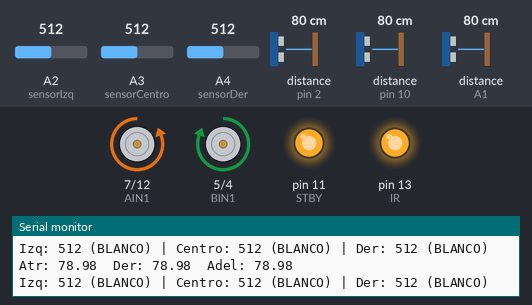
This sketch was run on a simulated Arduino Uno, built with avr-gcc and run on an emulated ATmega328P. Parts: motor-driver pin pairs drawn as motors (green arrow = first pin HIGH = forward, orange = second pin HIGH = backward, longer = more drive, scaled by the enable pin, stopped while the standby pin is LOW), output pins drawn as LEDs (lit = HIGH), the last lines printed to the serial monitor. Wiring (inferred from the names in the program): 3 × ultrasonic range finder: trigger pin 8, echo pin 2 / trigger pin 9, echo pin 10 / trigger A0, echo A1. The inputs (shaded band) are chosen by the test bench; at power-on: A2 (sensorIzq) = 512, A3 (sensorCentro) = 512, A4 (sensorDer) = 512, distance to the obstacle (sensors on pin 2, pin 10, A1) 80 cm. The echo pulse lasts 58.3 µs per cm; pins used as bus, display or sensor lines are not drawn.

Above: at 5.2 s.
5.3 s: A2 (sensorIzq) set to 693
6.8 s: A2 (sensorIzq) set to 707
At 7.43 s:
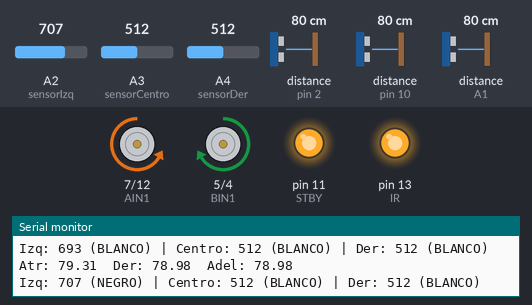
9.8 s: A3 (sensorCentro) set to 686
12.8 s: A3 (sensorCentro) set to 709
At 14.1 s:
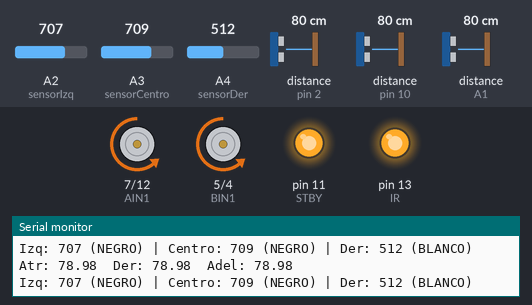
14.7 s: A4 (sensorDer) set to 689
16.2 s: A4 (sensorDer) set to 716
At 17.1 s:
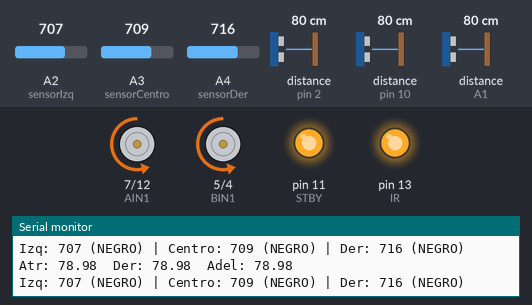
Timing chart, 0 to 19.1 s (numbered marks = the images above; inputs shaded):
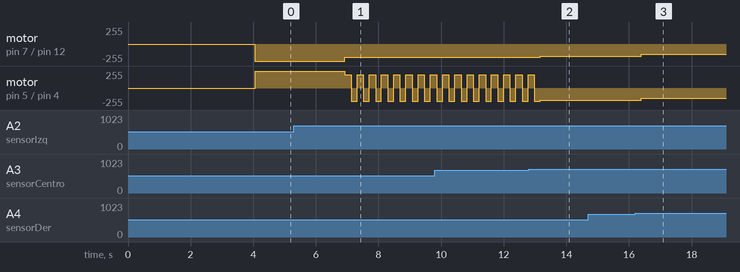

Measured:
- the behaviour switches between 699 and 700 on A2 (sensorIzq) (found by bisection; images 0 and 1)
- the behaviour switches between 699 and 700 on A3 (sensorCentro) (found by bisection; images 1 and 2)
- after the input at 6.8 s, motor on pin 7 (AIN1) / pin 12 (AIN2): backward 255/255 → backward 200/255 after 0.13 s; motor on pin 5 (BIN1) / pin 4 (BIN2): alternates forward 200/255 for 0.20 s and backward 200/255 for 0.19 s, starting after 0.13 s
- after the input at 12.8 s, motor on pin 7 (AIN1) / pin 12 (AIN2): backward 200/255 → backward 180/255 after 0.37 s
- after the input at 16.2 s, motor on pin 7 (AIN1) / pin 12 (AIN2), motor on pin 5 (BIN1) / pin 4 (BIN2): backward 180/255 → backward 150/255 after 0.19 s

The sketch:

minisumoV4.ino
```cpp
      //Explicacion: Primero, definimos los pines de donde se conectó


// ===== ULTRASONIDOS =====

// IZQUIERDA
const int triggerIzq = 8;
const int echoIzq = 2;

// CENTRO
const int triggerCentro = 9;
const int echoCentro = 10;

// DERECHA
const int triggerDer = A0;
const int echoDer = A1;


// ===== MOTOR A =====
const int PWMA = 6; //D6
const int AIN1 = 7; //D7
const int AIN2 = 12; //D12

// ===== MOTOR B =====
const int PWMB = 3; //D3
const int BIN1 = 5; //D5
const int BIN2 = 4;//D4

// ===== STANDBY =====
const int STBY = 11; //D11


// ===== SENSOR DE LINEA =====
const int sensorIzq = A2;
const int sensorCentro = A3;
const int sensorDer = A4;
const int IR = 13;
const int UMBRAL = 700;


      /*Explicacion: El void setup define que componentes emiten informacion y cuales reciben
      Echo por ejemplo, recibe la señal que dispara trigger
      Los motores no reciben info, pero sí envían "movimiento"*/

void setup() {
  pinMode(triggerIzq, OUTPUT);
  pinMode(echoIzq, INPUT);

  pinMode(triggerCentro, OUTPUT);
  pinMode(echoCentro, INPUT);

  pinMode(triggerDer, OUTPUT);
  pinMode(echoDer, INPUT);

  // MOTOR A
  pinMode(PWMA, OUTPUT);
  pinMode(AIN1, OUTPUT);
  pinMode(AIN2, OUTPUT);

  // MOTOR B
  pinMode(PWMB, OUTPUT);
  pinMode(BIN1, OUTPUT);
  pinMode(BIN2, OUTPUT);

  // STANDBY
  pinMode(STBY, OUTPUT);

  // Activar puente H
  digitalWrite(STBY, HIGH);

  detenerMotores();

  //  Iniciar el sensor de linea
  pinMode(IR, OUTPUT);
  digitalWrite(IR, HIGH);
  Serial.println("QTR listo");


        //Inicia el monitor serial donde se ven los datos
  Serial.begin(9600);

  delay(4000);
}


      // Explicación: Esta funcion tiene dos parámetros, los pines del sensor ultrasonido

//======== FUNCIONES DE DETECCIÓN =========
float medirDistancia(int trigger, int echo) {
  digitalWrite(trigger, LOW);
  delayMicroseconds(2);

  digitalWrite(trigger, HIGH);
  delayMicroseconds(10);

  digitalWrite(trigger, LOW);

  long tiempo = pulseIn(echo, HIGH, 30000);

  if (tiempo == 0) {
    return 999;
  }

  return tiempo * 0.034 / 2.0;
}


void loop() {
  // Explicación: Guardar valores del color
  int izq = analogRead(sensorIzq);
  int centro = analogRead(sensorCentro);
  int der = analogRead(sensorDer);

  // Explicación: Son los posibles casos que suceden con el detector de linea
  bool lineaIzquierda = (izq < UMBRAL);
  bool lineaCentro    = (centro < UMBRAL);
  bool lineaDerecha   = (der < UMBRAL);
  bool lineaIzqCentro = lineaIzquierda && lineaCentro;
  bool lineaCentroDer = lineaCentro && lineaDerecha;
  bool lineaIzqDer = lineaIzquierda && lineaDerecha;
  bool lineaTodos = lineaIzquierda && lineaCentro && lineaDerecha;


  //Guardar valores de distancia
  float distanciaAtras = medirDistancia(triggerIzq, echoIzq);
  delay(20);
  float distanciaDerecha = medirDistancia(triggerCentro, echoCentro);
  delay(20);
  float distanciaAdelante = medirDistancia(triggerDer, echoDer);

  const int DETECCION = 25;

  // Explicación: Son los posibles casos que suceden con el detector del enemigos
  bool rivalAtras = (distanciaAtras > 0) && (distanciaAtras <= DETECCION);
  bool rivalDerecha = (distanciaDerecha > 0) && (distanciaDerecha <= DETECCION);
  bool rivalAdelante = (distanciaAdelante > 0) && (distanciaAdelante <= DETECCION);


  //Casos raros (Es raro que el sensor de adelante y el de atrás detecten al mismo tiempo.
  // No debería suceder, pero igual se define)
  bool rivalAtrasDerecha = rivalAtras && rivalDerecha;
  bool rivalAtrasAdelante = rivalAtras && rivalAdelante;
  bool rivalDerechaAdelante = rivalDerecha && rivalAdelante;
  bool rivalTodos = rivalAtras && rivalDerecha && rivalAdelante;


  // ============================== LÓGICA DEL MINISUMO =========================

  // ===== ANALIZAR DONDE ESTÁ =====
  if (lineaTodos) {
      retroceder(255);
  }

  else if (lineaIzqCentro) {
      retroceder(200);
      delay(200);
      girarDerecha(200);
  }

  else if (lineaCentroDer) {
      retroceder(200);
      delay(200);
      girarIzquierda(200);
  }

  else if (lineaIzqDer) {
      retroceder(200);
  }

  else if (lineaCentro) {
      retroceder(180);
  }

  else if (lineaIzquierda) {
      girarDerecha(180);
  }

  else if (lineaDerecha) {
      girarIzquierda(180);
  }


  // ===== ATACAR =====
  else if (rivalTodos) {
      avanzar(255);
  }

  else if (rivalDerechaAdelante) {
      girarDerecha(180);
  }

  else if (rivalAtrasAdelante) {
      avanzar(255);
  }

  else if (rivalAtrasDerecha) {
      girarDerecha(180);
  }

  else if (rivalAdelante) {
      avanzar(255);
  }

  else if (rivalDerecha) {
      girarDerecha(180);
  }

  else if (rivalAtras) {
      retroceder(180);
  }


  else {
      girarIzquierda(150);
  }


  // ===== Imprimir valores de distancia =====
  Serial.print("Atr: ");
  Serial.print(distanciaAtras);

  Serial.print("  Der: ");
  Serial.print(distanciaDerecha);

  Serial.print("  Adel: ");
  Serial.println(distanciaAdelante);


  // ===== Imprimir valores de color =====
  Serial.print("Izq: ");
  Serial.print(izq);
  Serial.print(" (");
  Serial.print(lineaIzquierda ? "BLANCO" : "NEGRO");
  Serial.print(") | ");

  Serial.print("Centro: ");
  Serial.print(centro);
  Serial.print(" (");
  Serial.print(lineaCentro ? "BLANCO" : "NEGRO");
  Serial.print(") | ");

  Serial.print("Der: ");
  Serial.print(der);
  Serial.print(" (");
  Serial.print(lineaDerecha ? "BLANCO" : "NEGRO");
  Serial.println(")");

  delay(100);
}


// ========= FUNCIONES DE MOVIMIENTO =========

// Sin el driver, no se mueven los motores
void activarDriver() {
  digitalWrite(STBY, HIGH);
}


void desactivarDriver() {
  digitalWrite(STBY, LOW);
}


void girarDerecha(int velocidad) {
  activarDriver();

  // Motor A
  digitalWrite(AIN1, HIGH);
  digitalWrite(AIN2, LOW);
  analogWrite(PWMA, velocidad);

  // Motor B
  digitalWrite(BIN1, HIGH);
  digitalWrite(BIN2, LOW);
  analogWrite(PWMB, velocidad);
}


void girarIzquierda(int velocidad) {
  activarDriver();

  // Motor A
  digitalWrite(AIN1, LOW);
  digitalWrite(AIN2, HIGH);
  analogWrite(PWMA, velocidad);

  // Motor B
  digitalWrite(BIN1, LOW);
  digitalWrite(BIN2, HIGH);
  analogWrite(PWMB, velocidad);
}


void retroceder(int velocidad) {
  activarDriver();

  // Izquierdo atrás
  digitalWrite(AIN1, LOW);
  digitalWrite(AIN2, HIGH);
  analogWrite(PWMA, velocidad);

  // Derecho adelante
  digitalWrite(BIN1, HIGH);
  digitalWrite(BIN2, LOW);
  analogWrite(PWMB, velocidad);
}


void avanzar(int velocidad) {
  activarDriver();

  // Izquierdo adelante
  digitalWrite(AIN1, HIGH);
  digitalWrite(AIN2, LOW);
  analogWrite(PWMA, velocidad);

  // Derecho atrás
  digitalWrite(BIN1, LOW);
  digitalWrite(BIN2, HIGH);
  analogWrite(PWMB, velocidad);
}


void detenerMotores() {
  analogWrite(PWMA, 0);
  analogWrite(PWMB, 0);

  digitalWrite(AIN1, LOW);
  digitalWrite(AIN2, LOW);

  digitalWrite(BIN1, LOW);
  digitalWrite(BIN2, LOW);
}
```
